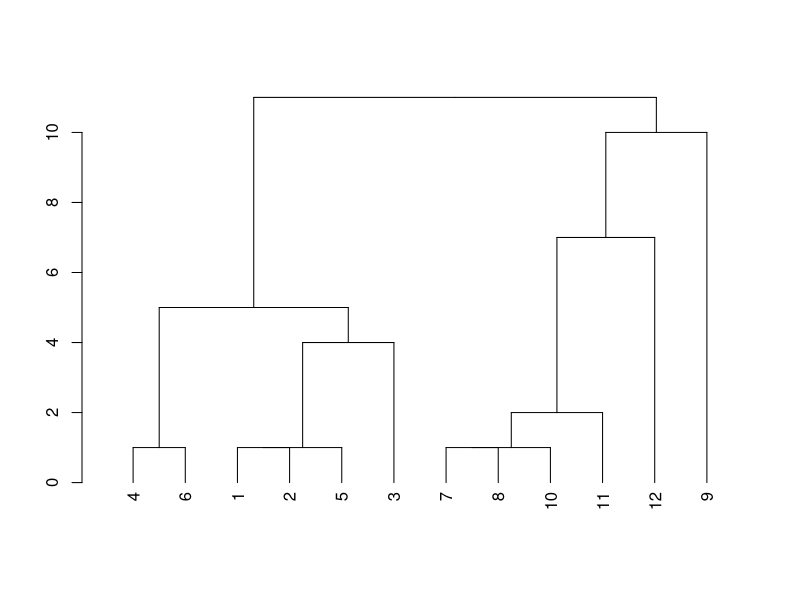

Source code (R):
a <- list()
a$merge <- matrix(c(-1, -2,
                    1,  -5,
                    -4, -6,
                    -7, -8,
		    4, -10,
		    5, -11,
                    2, -3,
		    3, 7,
		    6, -12,
		    9, -9,
		    8, 10), nc=2, byrow=TRUE )
a$height <- c(1, 1, 1, 1, 1, 2, 4, 5, 7, 10, 11)
a$order <- 1:12
a$labels <- 1:12 # LETTERS[1:6]
class(a) <- "hclust"

jpeg("p97.dendrogram.jpg", width = 400, height = 400)
plot(as.dendrogram(a))
dev.off()